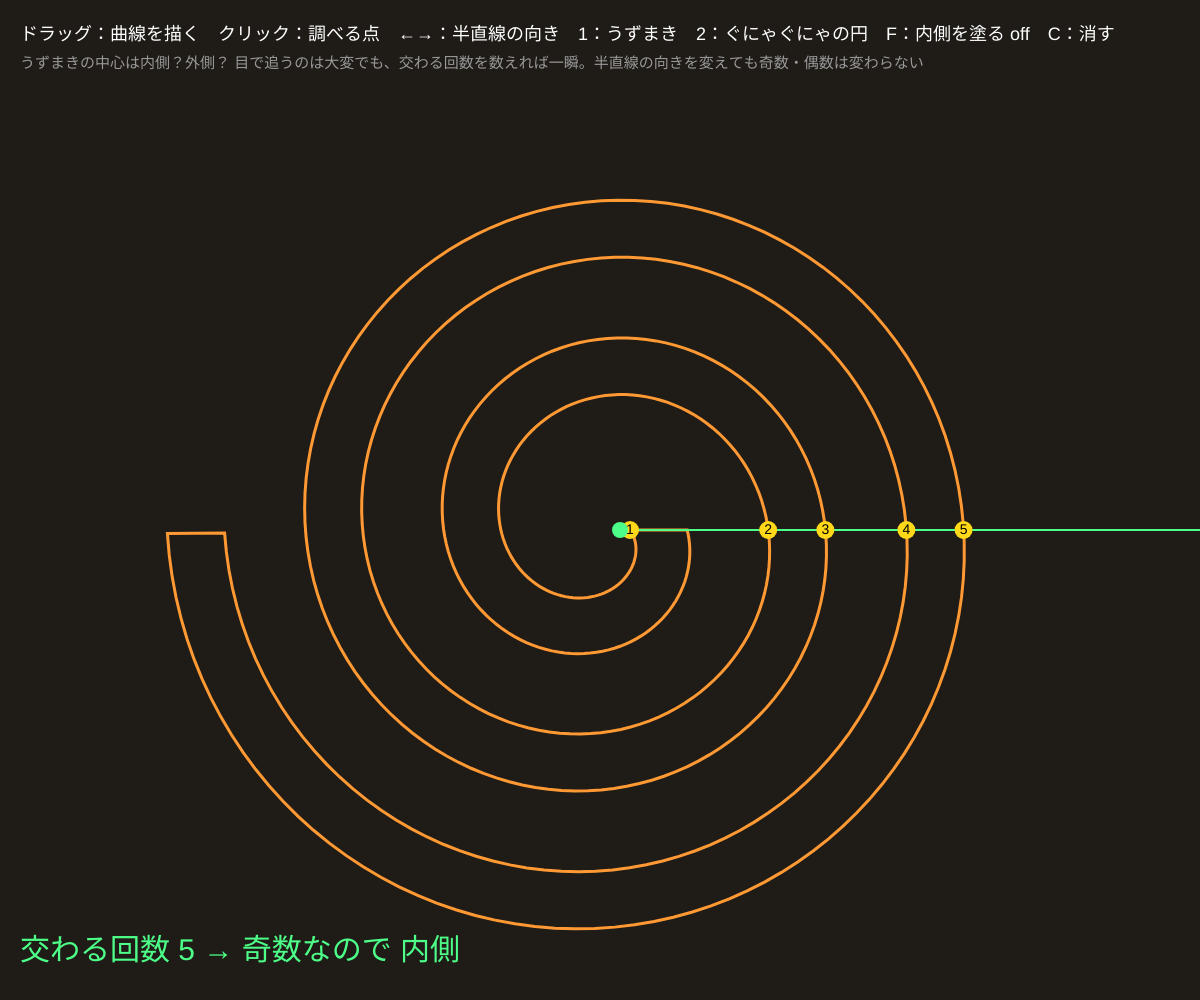
Frame 1 (no input)
Frame 60 (no input): identical to frame 1, image omitted
Frame 120 (the mouse pressed at the canvas centre since frame 60): identical to frame 1, image omitted

The p5.js sketch that drew this single still picture (run headless with seeded random() and noise() and a simulated clock; from frame 60 on, the mouse is pressed at the canvas centre):

// p5.js sketch
// ── sketch.js
// ============================================
// 03 ジョルダン曲線定理
// 自分と交わらない閉じた曲線は、平面を「内側」と「外側」のちょうど 2 つに分ける（当たり前に見えて証明はむずかしい）
//   ある点が内側かどうかは、そこから半直線を出して曲線と交わる回数を数えればわかる：奇数 → 内側、偶数 → 外側
// ドラッグ = 閉じた曲線を描く / クリック = 調べる点を置く / ←→ = 半直線の向き / 1 = 迷路のようなうずまき / 2 = ぐにゃぐにゃの円 / F = 内側を塗る / C = 消す
// ============================================

let curvePts = [];            // 閉じた曲線（折れ線）
let drawing = [], isDrawing = false;
let probe = null;             // 調べる点
let rayAngle = 0;             // ★ 半直線の向き（ラジアン）
let showFill = false;
let fillG, fillDirty = true;
let fillRes = 6;              // ★ 塗りの細かさ（px）

function setup() {
  createCanvas(windowWidth, windowHeight);
  colorMode(HSB, 360, 100, 100, 100);
  fillG = createGraphics(ceil(width / fillRes), ceil(height / fillRes));
  fillG.colorMode(HSB, 360, 100, 100, 100);
  spiralPreset();
  probe = { x: width / 2 + 20, y: height / 2 + 30 };
}

function spiralPreset() {
  // うずまきの帯（外側のうずと内側のうずをつないだ 1 本の閉曲線）
  let cx = width / 2, cy = height / 2 + 30, a = min(width, height) * 0.03, b = min(width, height) * 0.022, gap = b * 2.6;
  let outPts = [], inPts = [];
  for (let t = 0; t <= 5 * PI; t += 0.05) {
    let r = a + b * t;
    outPts.push({ x: cx + r * cos(t), y: cy + r * sin(t) });
    inPts.push({ x: cx + (r + gap) * cos(t), y: cy + (r + gap) * sin(t) });
  }
  curvePts = outPts.concat(inPts.reverse());
  fillDirty = true;
}
function blobPreset() {
  curvePts = [];
  let cx = width / 2, cy = height / 2 + 30, R = min(width, height) * 0.3;
  for (let t = 0; t < TWO_PI; t += 0.02) {
    let r = R * (1 + 0.35 * sin(3 * t) + 0.2 * sin(7 * t + 1));
    curvePts.push({ x: cx + r * cos(t), y: cy + r * sin(t) });
  }
  fillDirty = true;
}

// ★ 半直線（点 p から角度 a の方向）と曲線の交点をすべて求める
function rayHits(p, a) {
  let dx = Math.cos(a), dy = Math.sin(a), hits = [];
  for (let i = 0; i < curvePts.length; i++) {
    let A = curvePts[i], B = curvePts[(i + 1) % curvePts.length];
    let ex = B.x - A.x, ey = B.y - A.y;
    let den = dx * ey - dy * ex;
    if (Math.abs(den) < 1e-9) continue;
    let t = ((A.x - p.x) * ey - (A.y - p.y) * ex) / den;      // 半直線の上の位置
    let u = ((A.x - p.x) * dy - (A.y - p.y) * dx) / den;      // 線分の上の位置（0〜1）
    if (t > 0 && u >= 0 && u < 1) hits.push({ x: p.x + dx * t, y: p.y + dy * t, t });
  }
  return hits;
}

// 速い内外判定（偶奇規則：右向きの半直線）
function inside(x, y) {
  let c = false;
  for (let i = 0, j = curvePts.length - 1; i < curvePts.length; j = i++) {
    let a = curvePts[i], b = curvePts[j];
    if ((a.y > y) !== (b.y > y) && x < ((b.x - a.x) * (y - a.y)) / (b.y - a.y) + a.x) c = !c;
  }
  return c;
}

function draw() {
  background(30, 25, 12);
  if (showFill) {
    if (fillDirty) makeFill();
    image(fillG, 0, 0, fillG.width * fillRes, fillG.height * fillRes);
  }
  // 曲線
  noFill(); stroke(30, 80, 100); strokeWeight(3);
  if (curvePts.length > 2) { beginShape(); for (let p of curvePts) vertex(p.x, p.y); endShape(CLOSE); }
  if (isDrawing && drawing.length > 1) { stroke(50, 60, 100); beginShape(); for (let p of drawing) vertex(p.x, p.y); endShape(); }

  if (keyIsDown(LEFT_ARROW)) rayAngle -= 0.02;
  if (keyIsDown(RIGHT_ARROW)) rayAngle += 0.02;
  let info = '';
  if (probe && curvePts.length > 2) {
    let hits = rayHits(probe, rayAngle), n = hits.length, isIn = n % 2 === 1;
    let far = max(width, height) * 1.5;
    stroke(isIn ? 140 : 0, 70, 100); strokeWeight(2);
    line(probe.x, probe.y, probe.x + cos(rayAngle) * far, probe.y + sin(rayAngle) * far);
    hits.sort((a, b) => a.t - b.t);
    textSize(14); textAlign(CENTER, CENTER);
    hits.forEach((h, k) => { noStroke(); fill(50, 90, 100); circle(h.x, h.y, 18); fill(0, 0, 0); text(k + 1, h.x, h.y); });
    textAlign(LEFT, BASELINE);
    noStroke(); fill(isIn ? 140 : 0, 70, 100); circle(probe.x, probe.y, 16);
    info = '交わる回数 ' + n + ' → ' + (n % 2 ? '奇数なので 内側' : '偶数なので 外側');
    fill(isIn ? 140 : 0, 70, 100); textSize(30); text(info, 20, height - 40);
  }

  noStroke(); fill(0, 0, 100); textSize(18);
  text('ドラッグ：曲線を描く　クリック：調べる点　←→：半直線の向き　1：うずまき　2：ぐにゃぐにゃの円　F：内側を塗る ' + (showFill ? 'ON' : 'off') + '　C：消す', 20, 40);
  fill(0, 0, 60); textSize(15);
  text('うずまきの中心は内側？外側？ 目で追うのは大変でも、交わる回数を数えれば一瞬。半直線の向きを変えても奇数・偶数は変わらない', 20, 68);
}

function makeFill() {
  fillG.clear(); fillG.noStroke();
  if (curvePts.length > 2) for (let y = 0; y < fillG.height; y++) for (let x = 0; x < fillG.width; x++) {
    if (inside((x + 0.5) * fillRes, (y + 0.5) * fillRes)) { fillG.fill(140, 50, 45, 70); fillG.rect(x, y, 1, 1); }
  }
  fillDirty = false;
}

function mousePressed() { drawing = [{ x: mouseX, y: mouseY }]; isDrawing = true; }
function mouseDragged() { if (isDrawing) { let l = drawing[drawing.length - 1]; if (Math.hypot(mouseX - l.x, mouseY - l.y) > 4) drawing.push({ x: mouseX, y: mouseY }); } }
function mouseReleased() {
  if (drawing.length > 10) { curvePts = drawing; fillDirty = true; }
  else if (mouseY > 90) probe = { x: mouseX, y: mouseY };   // 短いドラッグ ＝ クリック
  isDrawing = false; drawing = [];
}
function keyPressed() {
  if (key === '1') spiralPreset();
  if (key === '2') blobPreset();
  if (key === 'f' || key === 'F') showFill = !showFill;
  if (key === 'c' || key === 'C') { curvePts = []; fillDirty = true; }
}

// ---------- やってみよう ----------
// 1. うずまきの巻き数（5 * PI）を増やして、中心が内側か外側かを予想してから点を置いてみよう
// 2. 自分と交わる「8 の字」を描くと、内側・外側はどうなる？（偶奇規則は「交わり方」で答えを決める）
// 3. 半直線が曲線の角（頂点）をちょうど通るとき、数え間違えないための工夫を考えよう
// 4. inside() は塗りつぶしソフトの「バケツ」や、ゲームの当たり判定でも使われている。マウスが内側なら色を変える遊びをつくろう
